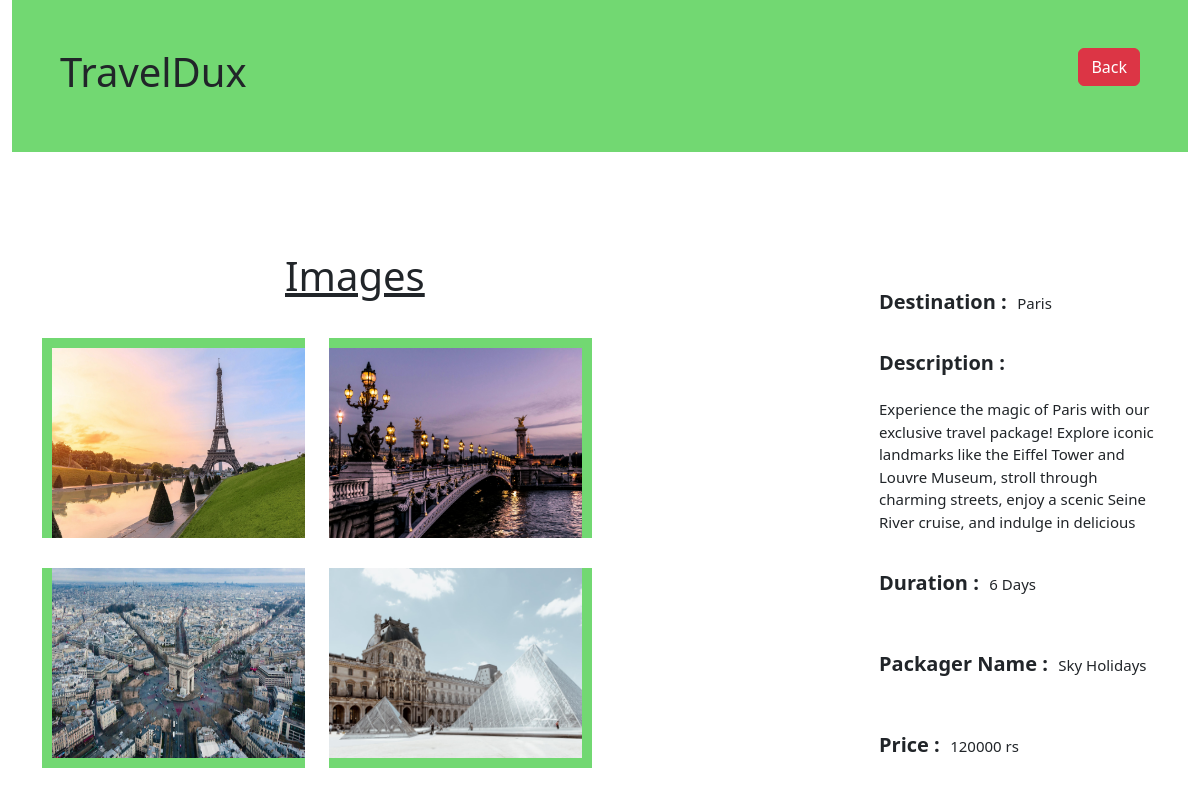
Screenshot of /vendorPackageView/1/ with the database file from the repository.
### home/models.py (models this page shows, shortened)
class packages(models.Model):
    destination = models.CharField(max_length=100)
    description = models.CharField(max_length=1000)
    duration = models.CharField(max_length=10)
    price = models.IntegerField()
    packager_name = models.CharField(max_length=100)
    image1 = models.ImageField(upload_to='uploads/',null=True, blank=True)
    image2 = models.ImageField(upload_to='uploads/',null=True, blank=True)
    image3 = models.ImageField(upload_to='uploads/',null=True, blank=True)
    image4 = models.ImageField(upload_to='uploads/',null=True, blank=True)
    verification = models.CharField(max_length=100,default="Not Verified")

### home/views.py (the view, shortened to what this page needs)
# urls.py: path('vendorPackageView/<int:id>/',views.vendorPackageView,name='vendorPackageView'),
def vendorPackageView(request,id):
    item = packages.objects.filter(id=id)
    context = {
        'item':item,
    }
    return render(request,'vendorSection/view.html',context)

### template/vendorSection/view.html (shortened to what this page needs)
<!DOCTYPE html>
<html lang="en">
<head>
    <link rel="stylesheet" href="https://cdn.jsdelivr.net/npm/bootstrap@5.3.3/dist/css/bootstrap.min.css">
</head>
<body>
    <div class="container-fluid">
        <div class="nav col-md-12" style="background-color: rgb(114, 216, 114);">
            <div class="col-md-6">
                <div class="title p-5">
                    <h1>TravelDux</h1>
                </div>
            </div>
            <div class="col-md-6">
                <div class="logout p-5" style="display:flex;justify-content:end;">
                    <a href="{% url 'vendorpage' %}" class="btn btn-danger">Back</a>
                </div>
            </div>
        </div>
    </div>
    <div class="container col-md-12 d-flex">
        {% for i in item %}
        <div class="col-md-9">
            <h1 style="margin-left: 50px;margin-left: 243px;margin-top: 100px;"><u>Images</u></h1>
            <div class="row d-flex">
                <div class="col-md-4"><img src="{{i.image1.url}}" alt="image 1" class="images" style="border-top: 10px solid  rgb(114, 216, 114);border-left: 10px solid  rgb(114, 216, 114);"></div>
                <div class="col-md-4"><img src="{{i.image2.url}}" alt="image 2" class="images" style="border-top: 10px solid  rgb(114, 216, 114);border-right: 10px solid  rgb(114, 216, 114);"></div>
            </div>
            <div class="row d-flex">
                <div class="col-md-4"><img src="{{i.image3.url}}" alt="image 3" class="images" style="border-bottom: 10px solid  rgb(114, 216, 114);border-left: 10px solid  rgb(114, 216, 114);"></div>
                <div class="col-md-4"><img src="{{i.image4.url}}" alt="image 4" class="images" style="border-bottom: 10px solid  rgb(114, 216, 114);border-right: 10px solid  rgb(114, 216, 114);"></div>
            </div>
        </div>
        <div class="col-md-3" style="margin-top: 100px;">
            <div class="details d-flex"><p class="label">Destination :&nbsp;&nbsp; <p class="details"> {{i.destination}}</p></p></div>
            <div class="description"><p class="label">Description : <p class="details"> {{i.description}}</p></p></div>
            <div class="details d-flex"><p class="label">Duration :&nbsp;&nbsp; <p class="details"> {{i.duration}} Days</p></p></div>
            <div class="details d-flex"><p class="label">Packager Name :&nbsp;&nbsp; <p class="details"> {{i.packager_name}}</p></p></div>
            <div class="details d-flex"><p class="label">Price :&nbsp;&nbsp; <p class="details"> {{i.price}} rs</p></p></div>
        </div>
        {% endfor %}
    </div>
</body>
</html>

### template/vendorSection/view.html (style rules this page uses)
.images { width: 100%; height: 200px; margin-top: 30px; }
.label { font-size: 20px; font-weight: 700; margin-top: 15px }
.details { font-size: 15px; margin-top: 20px; }
.description { width: 100%; height: 200px; overflow: scroll; }

### rows the page displays
packages: image1 (picture), image2 (picture), image3 (picture), image4 (picture), destination "Paris", description "Experience the magic of Paris with our exclusive travel package! Explore iconic landmarks like the Eiffel Tower and Louvre Museum, stroll through charming streets, enjoy a scenic Seine River cruise, and indulge in delicious…", duration "6", packager_name "Sky Holidays", price "120000"
